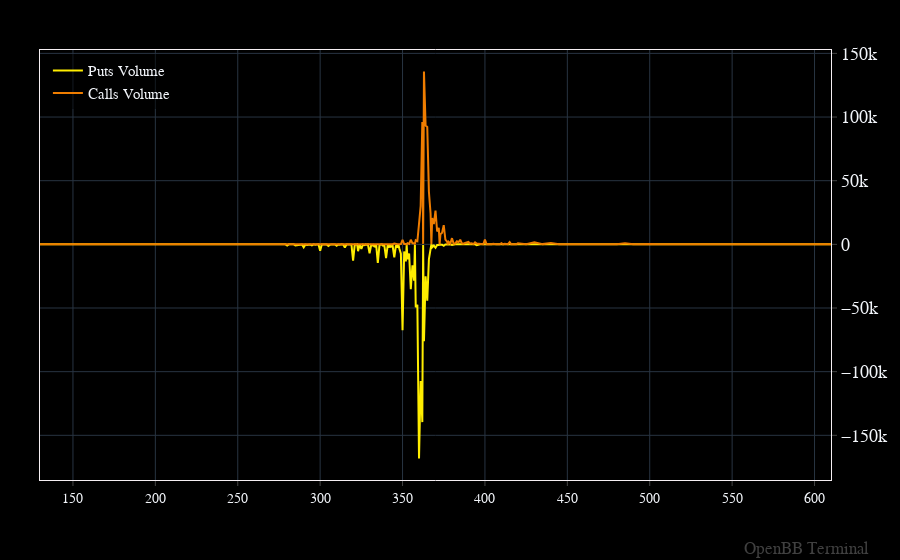

The notebook cell this image was saved under:
### Code cell
openbb.forecast.plot(strike_vol, strike_vol.columns.to_list())

### Figure 1 — Plotly figure (JSON) as saved in the notebook; plotly's stock layout.template omitted (floating-point values rounded to 4 significant figures; data arrays with more than 128 entries replaced by an {"elided": "..."} marker saying what was removed)
{"data": [{"hovertemplate": "%{y}<extra></extra>", "name": "Puts Volume", "type": "scatter", "x": {"elided": "263 float values"}, "y": {"elided": "263 int values"}}, {"hovertemplate": "%{y}<extra></extra>", "name": "Calls Volume", "type": "scatter", "x": {"elided": "263 float values"}, "y": {"elided": "263 int values"}}], "layout": {"annotations": [{"font": {"color": "gray", "size": 17}, "opacity": 0.5, "showarrow": false, "text": "OpenBB Terminal", "x": 1, "xanchor": "right", "xref": "paper", "xshift": 40, "y": 0, "yanchor": "bottom", "yref": "paper", "yshift": -80}], "bargap": 0, "bargroupgap": 0, "barmode": "overlay", "legend": {"orientation": "v"}, "margin": {"b": 80, "l": 40, "r": 50, "t": 50}}}
